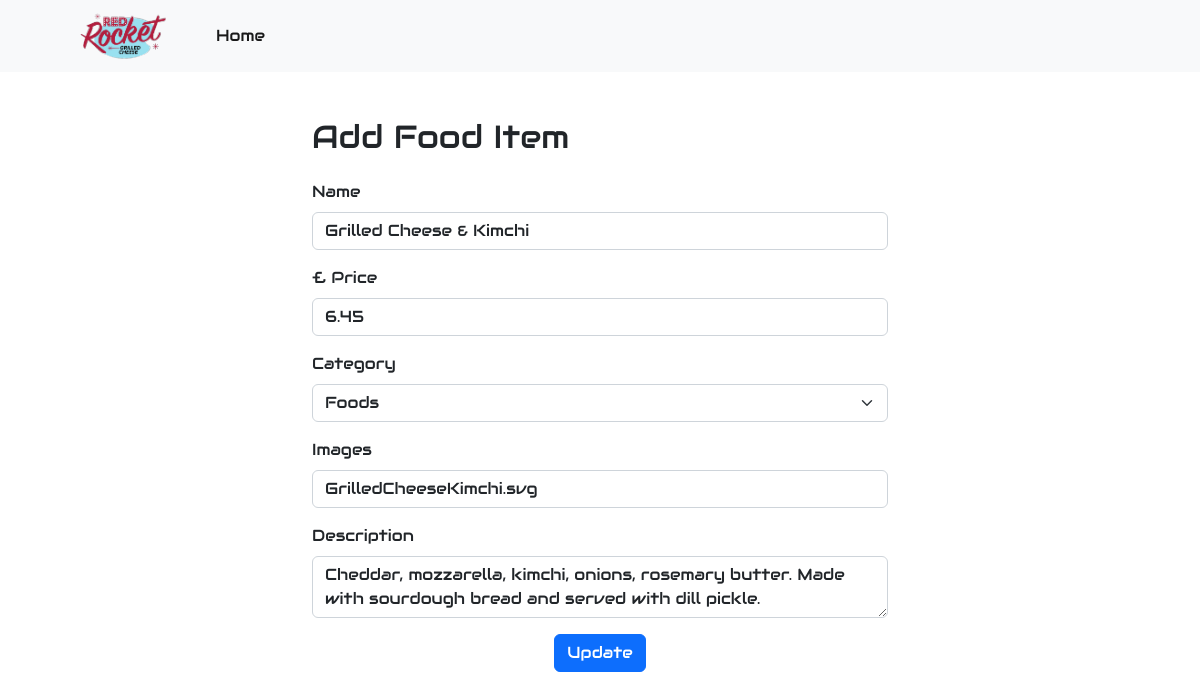
The page /admin/edit_food_item/2 on the database its author committed.
### app/models.py (models this page shows)
class FoodItem(db.Model):
    id = db.Column(db.Integer, primary_key=True)  # Unique identifier for each food item
    name = db.Column(db.String(100), nullable=False)  # Name of the food item, cannot be null
    description = db.Column(db.String(250), nullable=True)  # Optional description of the food item
    price = db.Column(db.Float, nullable=False)  # Price of the food item, cannot be null
    category = db.Column(db.String(100), nullable=False)  # Category of the food item, cannot be null
    image_filename = db.Column(db.String(100), nullable=True)  # Optional filename for an image of the food item

### app/routes.py (the view, shortened to what this page needs)
@app.route('/admin/edit_food_item/<int:item_id>', methods=['GET', 'POST'])
def edit_food_item(item_id):
    food_item = FoodItem.query.get_or_404(item_id)
    form = FoodItemForm(obj=food_item)
    return render_template('add_edit_food_item.html', form=form, title="Edit Food Item", food_item=food_item)

### app/forms.py
class FoodItemForm(FlaskForm):
    name = StringField('Name', validators=[DataRequired()])
    price = FloatField('Price', validators=[DataRequired()])
    description = TextAreaField('Description')
    image_filename = StringField('Images', validators=[DataRequired()])
    category = SelectField('Category', choices=[
        ('Drinks', 'Drinks'),
        ('Sweet', 'Sweet'),
        ('Foods', 'Foods'),
        ('Extras', 'Extras')
    ], validators=[DataRequired()])
    submit = SubmitField('Submit')

### app/templates/add_edit_food_item.html (shortened to what this page needs)
{% extends "base_admin.html" %}
{% block content %}
<div class="container mt-5 col-12 col-md-8 col-lg-6">
    <h2>{{ 'Edit' if form.submit.label.text == 'Update' else 'Add' }} Food Item</h2>
    <form action="" method="post" class="mt-4">
        <div class="form-group mb-3">
            {{ form.name.label(class="form-label") }}
            {{ form.name(class="form-control") }}
        </div>
        <div class="form-group mb-3">
            £ {{ form.price.label(class="form-label") }}
            {{ form.price(class="form-control") }}
        </div>
        <div class="form-group mb-3">
            {{ form.category.label(class="form-label") }}
            {{ form.category(class="form-control form-select") }}
        </div>
        <div class="form-group mb-3">
            {{ form.image_filename.label(class="form-label") }}
            {{ form.image_filename(class="form-control") }}
        </div>
        <div class="form-group mb-3">
            {{ form.description.label(class="form-label") }}
            {{ form.description(class="form-control") }}
        </div>
        <div class="text-center justify-content-between">
            <button type="submit" class="btn btn-primary ">{{ 'Update' if title == 'Edit Food Item' else 'Add' }}</button>
        </div>
    </form>
</div>
{% endblock %}

### rows shown on the page
FoodItem: name "Grilled Cheese & Kimchi", price "6.45", category "Foods", image_filename "GrilledCheeseKimchi.svg", description "Cheddar, mozzarella, kimchi, onions, rosemary butter. Made with sourdough bread and served with dill pickle."

### other values the page prints
{{ 'Edit' if form.submit.label.text == 'Update' else 'Add' }} "Add"
{{ 'Update' if title == 'Edit Food Item' else 'Add' }} "Update"
